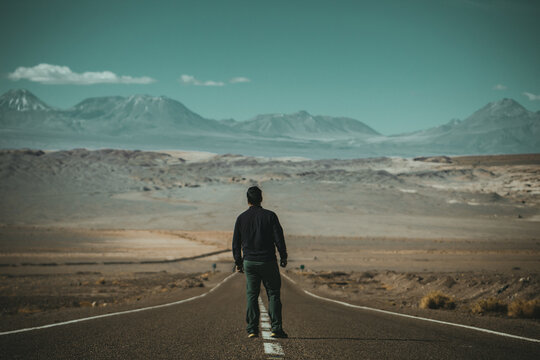
#> input picture 62, feature extract/road.jpg, 540 x 360 px
$ jupyter execute hog_1_2.ipynb   (older library calls are emulated)
#> lines starting #> are read from the running program, lines starting #| are printed output that depends on the picture; after the words box and inside, x2 and y2 are one past the last pixel; in counts of white or black regions, pixels touching at a corner belong together
[cell 1]
import cv2
import numpy as np
import matplotlib.pyplot as plt
from skimage.feature import hog
from skimage import data, exposure

[cell 2]
road = cv2.imread('road.jpg')
#> road is the input picture: shape (360, 540, 3); mean B, G, R 100.5, 110.8, 94.7

[cell 3]
def show(image):
    cv2.imshow(str(image), image)
    cv2.waitKey(0)

[cell 4]
def sobel(image):
    sobel_image = cv2.Sobel(src=image, ddepth=cv2.CV_32F, dx=1, dy=1, ksize=3)
    return sobel_image

[cell 5]
show(road)

[cell 6]
fd, hog_image = hog(road, orientations=8, pixels_per_cell=(16, 16),
                    cells_per_block=(1, 1), visualize=True, channel_axis=-1)
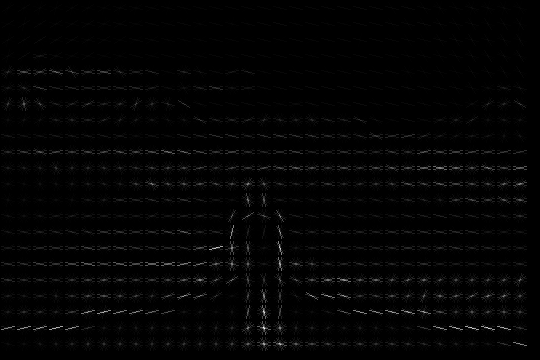
#> hog_image: shape (360, 540) float64; min 0, max 33.27, mean 0.5; drawn with min black and max white
#> fd = 5808 values, max 0.942 at index 916, min 0 at index 3, mean 0.308

fig, (ax1, ax2) = plt.subplots(1, 2, figsize=(8, 4), sharex=True, sharey=True)

ax1.axis('off')
ax1.imshow(road, cmap=plt.cm.gray)
ax1.set_title('Input image')

# Rescale histogram for better display
hog_image_rescaled = exposure.rescale_intensity(hog_image, in_range=(0, 10))
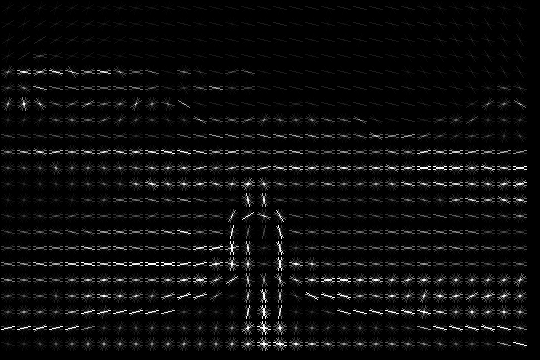
#> hog_image_rescaled: shape (360, 540) float64; min 0, max 1, mean 0.0475

ax2.axis('off')
ax2.imshow(hog_image_rescaled, cmap=plt.cm.gray)
ax2.set_title('Histogram of Oriented Gradients')
plt.show()
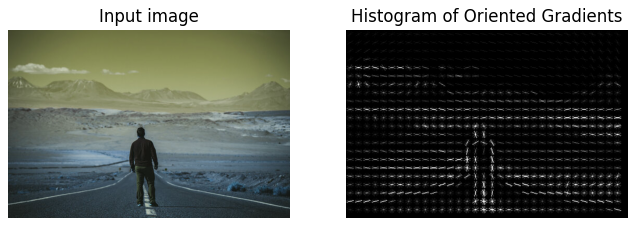
#> figure drawn by matplotlib, 2 panels; B, G, R data is drawn as R, G, B

[cell 7]
people = cv2.imread('people.png')
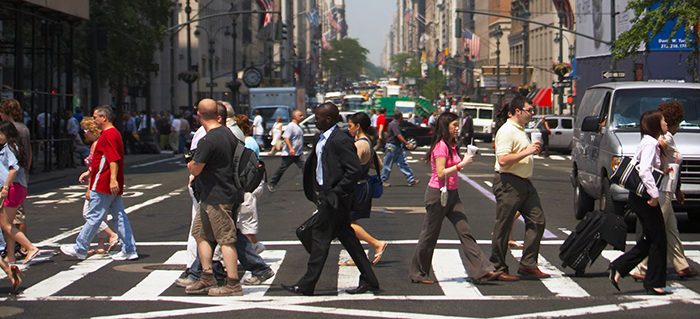
#> input picture 62, feature extract/people.png, 700 x 319 px
#> people is the input picture: shape (319, 700, 3); mean B, G, R 82.9, 85.7, 93.4

[cell 8]
fd, hog_image = hog(people, orientations=8, pixels_per_cell=(16, 16),
                    cells_per_block=(1, 1), visualize=True, channel_axis=-1)
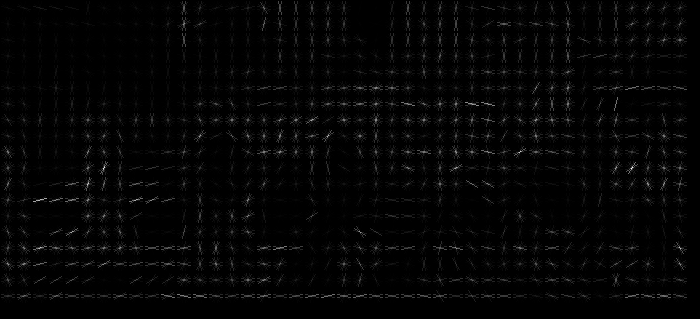
#> hog_image: shape (319, 700) float64; min 0, max 96.64, mean 1.9; drawn with min black and max white
#> fd = 6536 values, max 0.87 at index 2368, min 0 at index 187, mean 0.329

fig, (ax1, ax2) = plt.subplots(1, 2, figsize=(8, 4), sharex=True, sharey=True)

ax1.axis('off')
ax1.imshow(people, cmap=plt.cm.gray)
ax1.set_title('Input image')

# Rescale histogram for better display
hog_image_rescaled = exposure.rescale_intensity(hog_image, in_range=(0, 10))
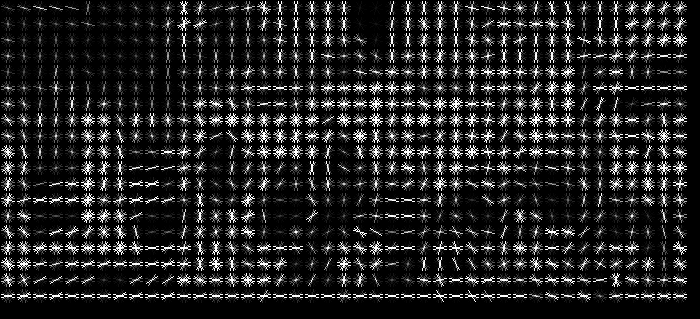
#> hog_image_rescaled: shape (319, 700) float64; min 0, max 1, mean 0.139

ax2.axis('off')
ax2.imshow(hog_image_rescaled, cmap=plt.cm.gray)
ax2.set_title('Histogram of Oriented Gradients')
plt.show()
#> figure, not shown here; B, G, R data is drawn as R, G, B

[cell 9]
hog = cv2.HOGDescriptor()
hog.setSVMDetector(cv2.HOGDescriptor_getDefaultPeopleDetector())

[cell 10]
(rects, weights) = hog.detectMultiScale(road, winStride=(4, 4), padding=(8, 8), scale=1.05)
#> rects = [[212, 167, 94, 188]]; weights = [3.77]

[cell 11]
for (x, y, w, h) in rects:
    cv2.rectangle(road, (x, y), (x + w, y + h), (0, 255, 0), 2)
#> this loop made 1 pass
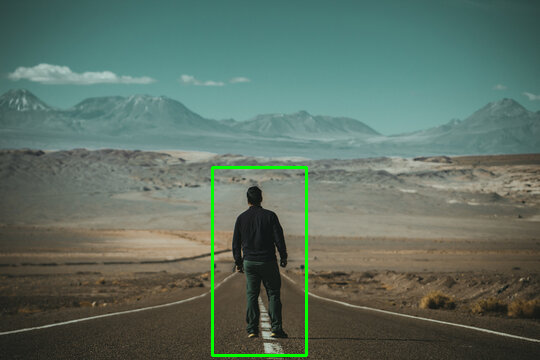
#> road: shape (360, 540, 3); 0.87% of pixels changed, all inside (x1, y1, x2, y2) = (211, 166, 308, 357)

[cell 12]
(rects, weights) = hog.detectMultiScale(people, winStride=(4, 4), padding=(8, 8), scale=1.05)
#> rects = [[509, 36, 70, 139], [64, 88, 87, 174], [601, 99, 99, 216], [156, 69, 123, 246], [460, 70, 112, 224], [281, 70, 125, 249]]; weights = [0.484, 0.791, 1.43, 3.09, 0.294, 1.05]

[cell 13]
for (x, y, w, h) in rects:
    cv2.rectangle(people, (x, y), (x + w, y + h), (0, 255, 0), 2)
#> this loop made 6 passes
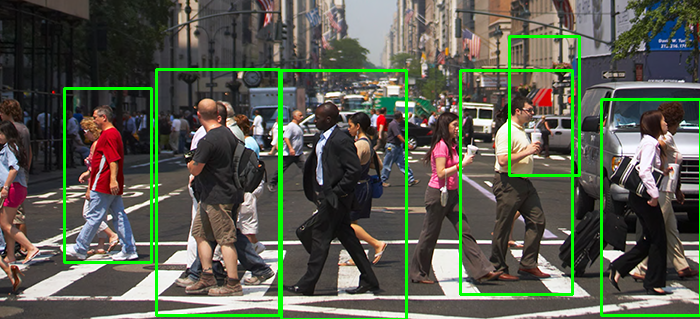
#> people: shape (319, 700, 3); 4.57% of pixels changed, all inside (x1, y1, x2, y2) = (63, 35, 700, 319)

[cell 14]
fig, axs = plt.subplots(1, 2, figsize=(10,10))
axs[0].imshow(people)
axs[0].axis('off')
axs[0].set_title('Detect people')
axs[1].imshow(road)
axs[1].axis('off')
axs[1].set_title('Detect people')
#> figure, not shown here; B, G, R data is drawn as R, G, B
